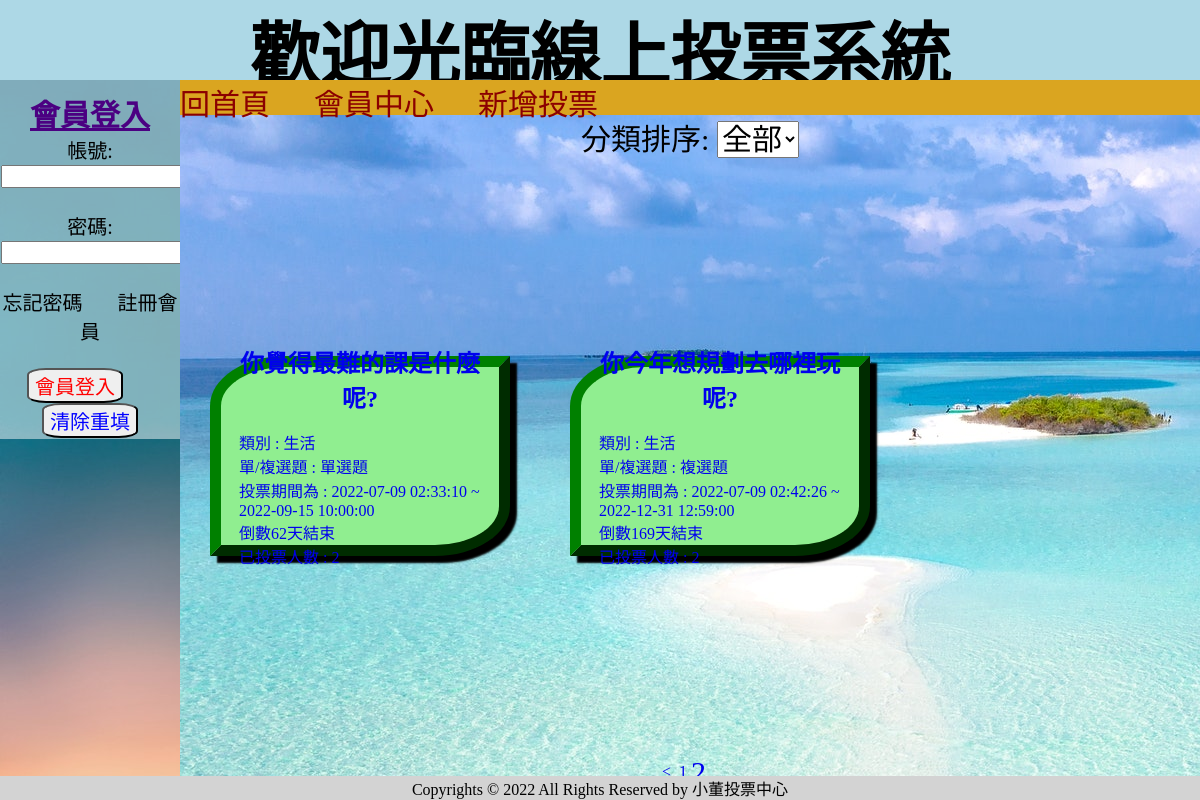
Screenshot of /?page=2 with the database file from the repository.
### tables this page shows
CREATE TABLE `votes` (
  `id` int(11) UNSIGNED NOT NULL,
  `votename` varchar(30) NOT NULL COMMENT '投票項目名稱',
  `categoryid` int(30) NOT NULL COMMENT '類別ID',
  `multiples` tinyint(1) NOT NULL DEFAULT 0 COMMENT '複選',
  `start` datetime NOT NULL DEFAULT current_timestamp() COMMENT '開始日期',
  `end` datetime NOT NULL COMMENT '截止日期',
  `total` int(32) NOT NULL COMMENT '投票總人數',
  `show` tinyint(1) NOT NULL DEFAULT 1 COMMENT '顯示開啟或關閉',
  `creatid` int(11) NOT NULL COMMENT '建立投票會員ID'
);

### other/functionall.php (called while the page is built, shortened)
<?php
function pdo(){
    $dsn="mysql:host=localhost;charset=utf8;dbname=votesystem";
    return new PDO($dsn,'root','');
}
function all($table,...$arg){
    $pdo=pdo();
    $sql="SELECT * FROM $table ";
    switch(count($arg)){
        case 1:
            if(is_array($arg[0])){
                foreach($arg[0] as $key => $value){
                    $tmp[]="`$key`='$value'";
                }
                $sql.=" WHERE ". implode(" AND " ,$tmp);
            }else{
                $sql.=$arg[0];
            }
        break;
        }
        return $pdo->query($sql)->fetchAll(PDO::FETCH_ASSOC);
    }
?>

### front/votelist.php (the view, shortened to what this page needs)
<?php
    $page = "";
    if (isset($_GET['page'])) {
        $page = "&page={$_GET['page']}";
    }
    $sortstr = "";
?>
<div class="cate">
    <label for="categorys
    ">分類排序: </label>
    <select name="categorys" id="categorys" onchange="location.href=`?filter=${this.value}<?=$page;?><?=$sortstr;?>`">
        <option value="0">全部</option>
    </select>
</div>
<?php
            $list = all('votes',['show'=>1]);
            $total = count($list);
            $div = 6;
            $pages = ceil($total / $div);
            $now = isset($_GET['page']) ? $_GET['page'] : 1;
            $start = ($now - 1) * $div;
            $page_rows = " limit $start,$div";
            $show = "WHERE `show`='1'";
            $subjects = all('votes', $show.$page_rows);
?>
<div class='card'>
        <?php
            foreach($subjects as $subject){
                echo "<a href='?do=voteresult&id={$subject['id']}'>";
                if($subject['categoryid']==1){
                    $border = 'colora';
                    $string = "生活";
                }else if($subject['categoryid']==2){
                    $border = 'colorb';
                    $string = "經濟";
                }else if($subject['categoryid']==3){
                    $border = 'colorc';
                    $string = "政治";
                }else if($subject['categoryid']==4){
                    $border = 'colord';
                    $string = "科技";
                }else if($subject['categoryid']==5){
                    $border = 'colore';
                    $string = "動漫";
                }else if($subject['categoryid']==6){
                    $border = 'colorf';
                    $string = "其他";
                }
                    if($_GET['filter'] == 0     || !isset($_GET['filter'])){
                        echo "<div class='voteslist {$border}'>";
                        echo "<div class='votestitle'>{$subject['votename']}</div>";
                        echo "<div>類別 : ".$string."</div>";
                        if($subject['multiples']==1){
                            echo "<div class='text-center'>單/複選題 : 複選題</div>";
                        }else {
                            echo "<div class='text-center'>單/複選題 : 單選題</div>";
                        }
                        echo "<div class='text-center'>";
                        echo "投票期間為 : ".$subject['start']. " ~ ".$subject['end'];
                        echo "</div>";
                        echo "<div class='text-center'>";
                            $today=strtotime("now");
                            $end=strtotime($subject['end']);
                            if(($end-$today)>0){
                                $remain=floor(($end-$today)/(60*60*24));
                                echo "倒數".$remain."天結束";
                            }else{
                                echo "<span style='color:grey'>投票已結束</span>";
                            }
                        echo "</div>";
                        echo "<div class='text-center'>已投票人數 : {$subject['total']}</div>";
                        echo "</div>";
                        echo "</a>";
                    }
                }
                ?>
                <p>&nbsp;</p>
    </div>
    <div class="textcenter">
                <?php
            if ($pages > 1) {
                if($now>1){
            ?>
                    <a href="index.php?page=<?=$now-1;?>"> < </a>
            <?php
                }
                for ($i = 1; $i <= $pages; $i++) {
                    $fon = ($i==$now)?'big':'';
                    echo "<a href='?page={$i}'>";
                    echo "<span class=$fon>".$i."</span>";
                    echo "&nbsp;</a>";
                }
                echo"<br>";
            ?>
            <?php
            }
            ?>
        </div>

### style/style.css (style rules this page uses)
* { box-sizing: border-box; margin: 0; }
body { display: flex; flex-wrap: wrap; justify-content: center; align-content: center; width: 100vw; height: 100vh; margin: auto; background-color: aquamarine; }
.textcenter { width: 100%; text-align: center; display: block; }
.voteslist { display: flex; flex-direction: column; justify-content: center; align-content: center; border-radius: 25% 0 25% 0; width: 25vw; height: 25vh; padding: 5%; margin: 0 30px auto; box-shadow: 7px 7px 2px black; }
.voteslist,a { text-decoration: none; }
.colora { border: 0.7rem outset green; background-color: lightgreen; }
.votestitle { text-align: center; font-size: 1.5rem; margin-bottom: 1rem; font-weight: bold; }
.big { font-size: larger; }

### front/votelist.php (style rules this page uses)
.card { display: flex; flex-wrap: wrap; justify-content: start; align-content: space-around; width: 100%; height: 90%; }
.cate { text-align: center; font-size: 30px; }
#categorys { font-size: 30px; }
.textcenter { display: flex; justify-content: center; align-items: center; margin: auto; }
.big { font-size: 30px; }

### rows the page displays
votes: votename "你覺得最難的課是什麼呢?", categoryid "生活", multiples "單/複選題 : 單選題", start "2022-07-09 02:33:10", end "2022-09-15 10:00:00", total "2"
votes: votename "你今年想規劃去哪裡玩呢?", categoryid "生活", multiples "單/複選題 : 複選題", start "2022-07-09 02:42:26", end "2022-12-31 12:59:00", total "2"
